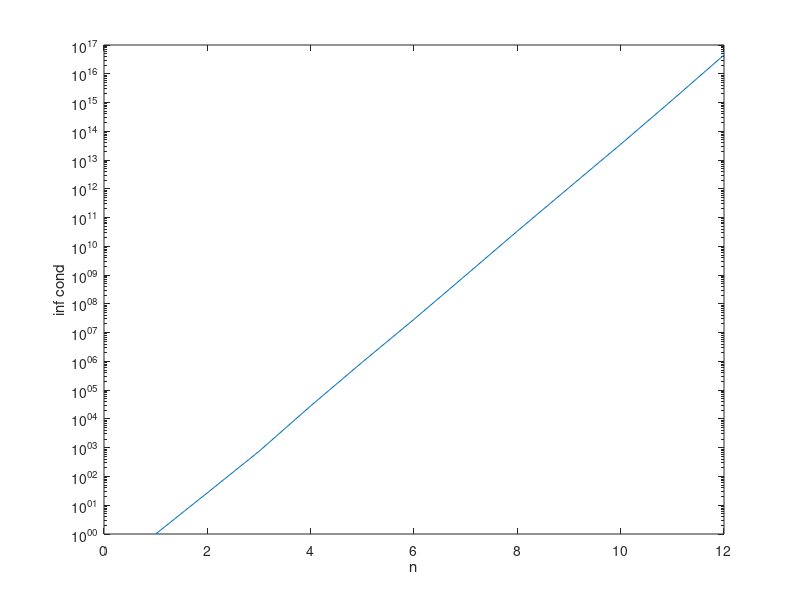

Write MATLAB code to recreate this figure. (Note: this script raises an error after producing the figure.)
%%
NM = 12;
conds = nan(1,NM);
for i = 1:NM
   H = hilb(i);
   conds(i) = cond(H,inf); 
end
semilogy(conds);
xlabel('n');
ylabel('inf cond');

lc = log(conds);
[a,~,~,~,stats] = regress(lc',[(1:NM)',(1:NM)'.^0]);
reg

%%
NM = 20;
res = nan(1,NM);
errs = nan(1,NM);
xs = cell(1,NM);
es = cell(1,NM);
for i = 1:NM
   H = hilb(i);
   x = (1:i)';
   b = H*x;
   xbar = H\b;
   res(i) = norm(H*xbar-b,inf);
   xs{i} = xbar;
   es{i} = (xbar-x)./x;
   errs(i) = norm(x-xbar,inf);
end
subplot(1,2,1);
semilogy(res);
xlabel('n');
ylabel('inf norm of residual');
subplot(1,2,2);
semilogy(errs);
xlabel('n');
ylabel('inf norm of error');
